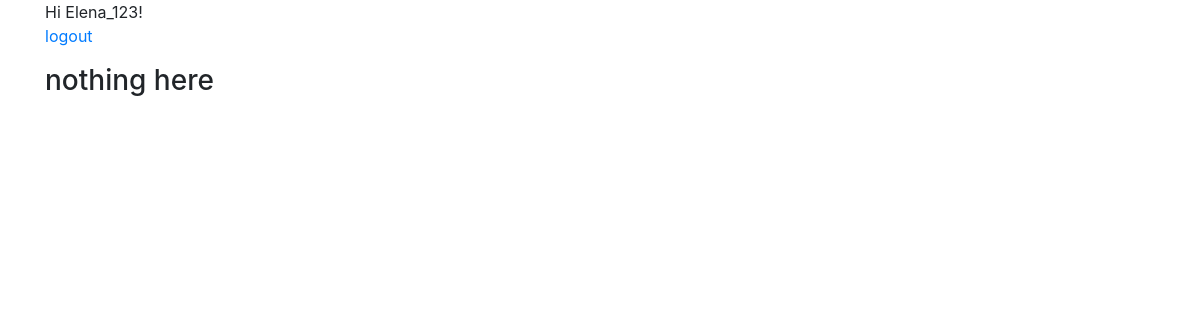
The app's page /Models/home/ (signed in), older data.
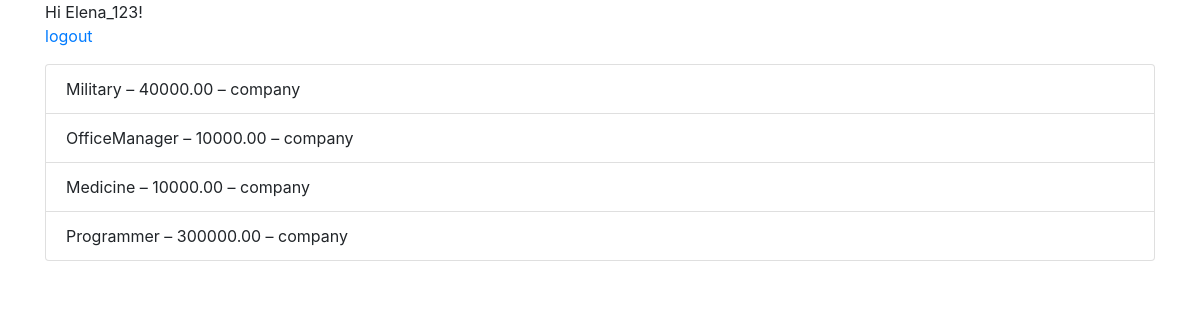
The same page, newer data.
### Models/models.py (models this page shows)
class Job(models.Model):
    CATEGORY = (
        (1, 'Programmer'),
        (2, 'Medicine'),
        (3, 'OfficeManager'),
        (4, 'Military')
    )
    GRAPHIC = (
        (1, 'FullDay'),
        (2, 'PartDay')
    )
    category = models.IntegerField( blank=True, choices=CATEGORY, default=1, help_text='Выберите категорию')
    wage = models.DecimalField(max_length=10, decimal_places=2, max_digits=10)
    graphic = models.IntegerField(blank=True, choices=GRAPHIC, help_text='Выберите график работы',default=1)
    employer = models.ForeignKey(Person, on_delete=models.SET_NULL, null=True, limit_choices_to={'isEmployer': True})
    date_of_placement = models.DateTimeField(null=True, blank=True)
    def __str__(self):
        return self.CATEGORY[self.category - 1][1].__str__() + ' – ' + self.wage.__str__() + ' – ' + self.employer.__str__()
    class Meta:
        ordering = ["-date_of_placement"]

class Person(AbstractUser):
    CITY = (
        (1, 'Voronezh'),
        (2, 'Moscow'),
        (3, 'St. Petersburg'),
        (4, 'Novgorod')
    )
    location = models.CharField(max_length=30, blank=True)
    birth_date = models.DateField(null=True, blank=True)
    city = models.IntegerField(blank=True, choices=CITY, help_text='Выберите город', default=1)
    mobile_phone = models.TextField(max_length=11, blank=True)
    isEmployer = models.BooleanField(default=False)
    def __str__(self):
        return self.username.__str__()

### Models/views.py (the view)
# urls.py: 2. Add a URL to urlpatterns:  path('', Home.as_view(), name='home')
class Home(generic.TemplateView):
    template_name = 'home.html'
    def get_context_data(self, **kwargs):
        context = super().get_context_data(**kwargs)
        user = self.request.user
        if user.is_authenticated:
            if user.isEmployer:
                context['items'] = Response.objects.filter(vacancy__in=Job.objects.filter(employer=user))
            else:
                context['items'] = Job.objects.exclude(employer__in=Ban.objects.filter(employee=user).values('employer'))
        return context

### templates/home.html (shortened to what this page needs)
{% extends 'base.html' %}
{% block content %}
{% if user.is_authenticated %}
  Hi {{ user.username }}!
  <p><a href="{% url 'logout' %}">logout</a></p>
  {% if items %}
        <ul class="list-group">
            {% for item in items %}
                {%if user.isEmployer %}
                <li class="list-group-item">{{item.vacancy}}&nbsp;&ndash; {{item.employee}}&nbsp;&ndash; {{item.commentary}}</li>
                {% else %}
                <li class="list-group-item">{{item}}</li>
                {% endif %}
            {% endfor %}
        </ul>
    {% else %}
        <h3>nothing here</h3>
    {% endif %}
{% else %}
  <p>You are not logged in</p>
  <a href="{% url 'login' %}">login</a> |
  <a href="{% url 'signup' %}">signup</a>
{% endif %}
{% endblock %}

Row changes from the older to the newer data that the page shows:
added Job: category+wage+employer "Military – 40000.00 – company"
added Job: category+wage+employer "OfficeManager – 10000.00 – company"
added Job: category+wage+employer "Medicine – 10000.00 – company"
added Job: category+wage+employer "Programmer – 300000.00 – company"
Text that changed along with them:
text no longer shown: "nothing here"
